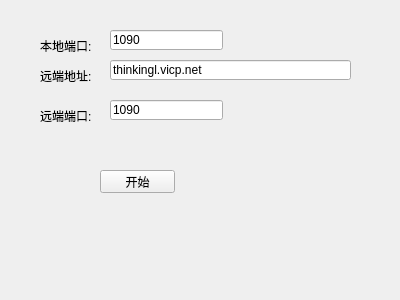
<?xml version="1.0" encoding="UTF-8"?>
<ui version="4.0">
 <class>ProxyChannelDlg</class>
 <widget class="QWidget" name="ProxyChannelDlg">
  <property name="geometry">
   <rect>
    <x>0</x>
    <y>0</y>
    <width>400</width>
    <height>300</height>
   </rect>
  </property>
  <property name="windowTitle">
   <string>ProxyChannelDlg</string>
  </property>
  <widget class="QLabel" name="label">
   <property name="geometry">
    <rect>
     <x>40</x>
     <y>40</y>
     <width>54</width>
     <height>12</height>
    </rect>
   </property>
   <property name="text">
    <string>本地端口:</string>
   </property>
  </widget>
  <widget class="QLabel" name="label_2">
   <property name="geometry">
    <rect>
     <x>40</x>
     <y>70</y>
     <width>54</width>
     <height>12</height>
    </rect>
   </property>
   <property name="text">
    <string>远端地址:</string>
   </property>
  </widget>
  <widget class="QLabel" name="label_3">
   <property name="geometry">
    <rect>
     <x>40</x>
     <y>110</y>
     <width>54</width>
     <height>12</height>
    </rect>
   </property>
   <property name="text">
    <string>远端端口:</string>
   </property>
  </widget>
  <widget class="QLineEdit" name="lineEditLocalPort">
   <property name="geometry">
    <rect>
     <x>110</x>
     <y>30</y>
     <width>113</width>
     <height>20</height>
    </rect>
   </property>
   <property name="text">
    <string>1090</string>
   </property>
  </widget>
  <widget class="QLineEdit" name="lineEditRemoteAddr">
   <property name="geometry">
    <rect>
     <x>110</x>
     <y>60</y>
     <width>241</width>
     <height>20</height>
    </rect>
   </property>
   <property name="text">
    <string>thinkingl.vicp.net</string>
   </property>
  </widget>
  <widget class="QLineEdit" name="lineEditRemotePort">
   <property name="geometry">
    <rect>
     <x>110</x>
     <y>100</y>
     <width>113</width>
     <height>20</height>
    </rect>
   </property>
   <property name="text">
    <string>1090</string>
   </property>
  </widget>
  <widget class="QPushButton" name="pushButtonStart">
   <property name="geometry">
    <rect>
     <x>100</x>
     <y>170</y>
     <width>75</width>
     <height>23</height>
    </rect>
   </property>
   <property name="text">
    <string>开始</string>
   </property>
  </widget>
 </widget>
 <layoutdefault spacing="6" margin="11"/>
 <resources/>
 <connections/>
</ui>
